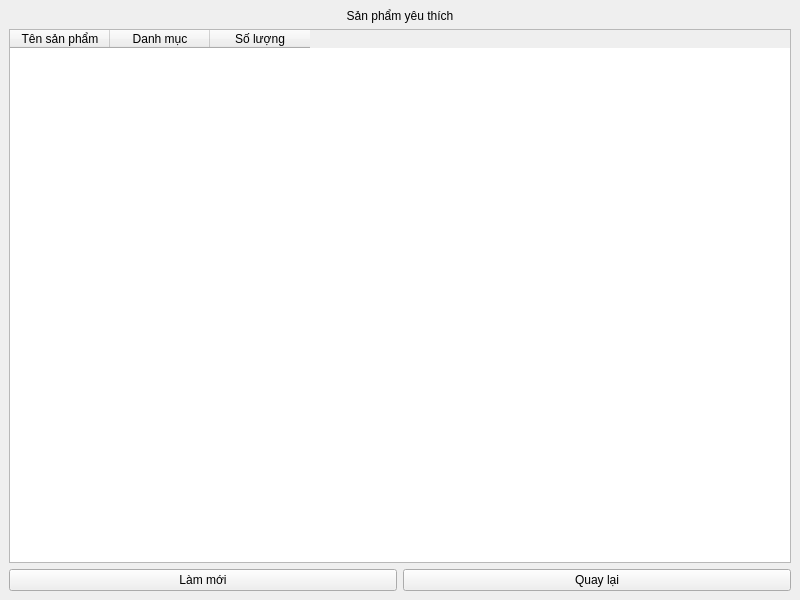
<?xml version="1.0" encoding="UTF-8"?>
<ui version="4.0">
 <class>FavoriteProducts</class>
 <widget class="QMainWindow" name="FavoriteProducts">
  <property name="geometry">
   <rect>
    <x>0</x>
    <y>0</y>
    <width>800</width>
    <height>600</height>
   </rect>
  </property>
  <widget class="QWidget" name="centralwidget">
   <layout class="QVBoxLayout" name="verticalLayout">
    <item>
     <widget class="QLabel" name="title">
      <property name="text">
       <string>Sản phẩm yêu thích</string>
      </property>
      <property name="alignment">
       <set>Qt::AlignCenter</set>
      </property>
     </widget>
    </item>
    <item>
     <widget class="QTableWidget" name="products_table">
      <column>
       <property name="text">
        <string>Tên sản phẩm</string>
       </property>
      </column>
      <column>
       <property name="text">
        <string>Danh mục</string>
       </property>
      </column>
      <column>
       <property name="text">
        <string>Số lượng</string>
       </property>
      </column>
     </widget>
    </item>
    <item>
     <layout class="QHBoxLayout" name="horizontalLayout">
      <item>
       <widget class="QPushButton" name="refresh_btn">
        <property name="text">
         <string>Làm mới</string>
        </property>
       </widget>
      </item>
      <item>
       <widget class="QPushButton" name="back_btn">
        <property name="text">
         <string>Quay lại</string>
        </property>
       </widget>
      </item>
     </layout>
    </item>
   </layout>
  </widget>
 </widget>
</ui> 
